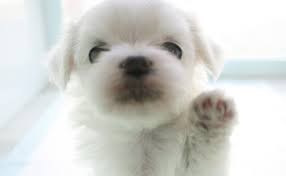
#> input picture openCV_02/dog.jpg, 286 x 176 px
$ python 3_ImageCopy.py
#> lines starting #> are read from the running program, lines starting #| are printed output that depends on the picture
import cv2

# img1 = cv2.imread('dog.jpg')
# img2 = img1
# img3 = img1.copy()

img1 = cv2.imread('dog.jpg')
#> img1 is the input picture: shape (176, 286, 3); mean B, G, R 204.5, 208.5, 207.6
img2 = img1[14:300, 67:450]
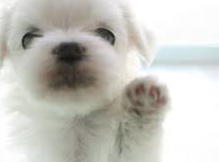
#> img2: shape (162, 219, 3); mean B, G, R 189.5, 196.1, 196.9
img3 = img1[14:300, 67:450].copy()

img2.fill(0)
#> img2: shape (162, 219, 3); every value is 0

# 67,14,204,104
#  x  y   w  h


cv2.imshow('img1', img1)
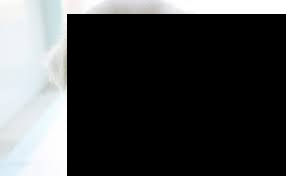
#> window 'img1': shape (176, 286, 3); mean B, G, R 70.9, 70.3, 68.8
cv2.imshow('img2', img2)
cv2.imshow('img3', img3)
cv2.waitKey()
cv2.destroyAllWindows()

$ run again, with openCV_02/airplane.bmp saved as openCV_02/dog.jpg
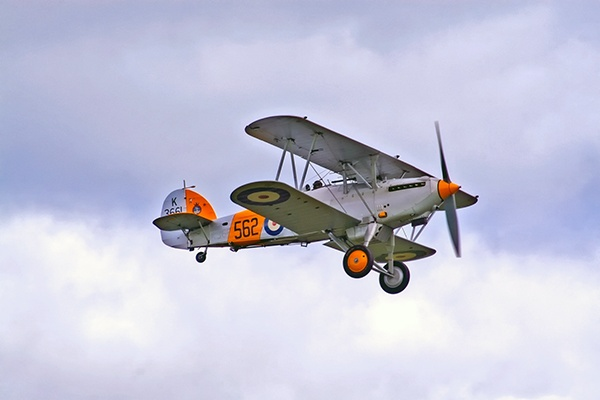
#> input picture openCV_02/airplane.bmp, 600 x 400 px
#> img1 is the input picture: shape (400, 600, 3); mean B, G, R 217.1, 197.6, 196.9
#> `img2 = img1[14:300, 67:450]`:
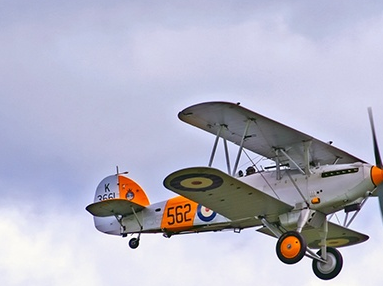
#> img2: shape (286, 383, 3); mean B, G, R 197.4, 180.1, 180.7
#> `cv2.imshow('img1', img1)`:
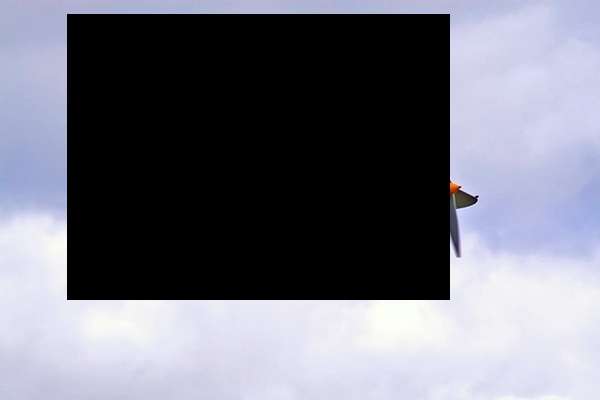
#> window 'img1': shape (400, 600, 3); mean B, G, R 127, 115.4, 114.4

$ run again, with openCV_02/cat.bmp saved as openCV_02/dog.jpg
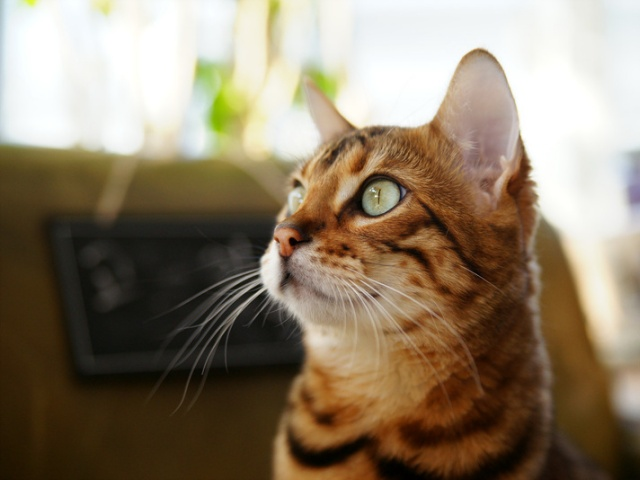
#> input picture openCV_02/cat.bmp, 640 x 480 px
#> img1 is the input picture: shape (480, 640, 3); mean B, G, R 104.5, 125.7, 140.8
#> `img2 = img1[14:300, 67:450]`:
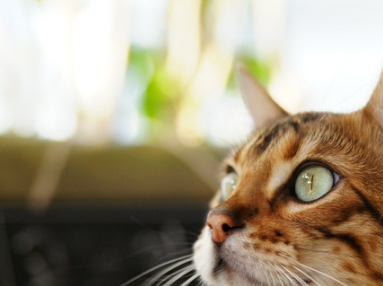
#> img2: shape (286, 383, 3); mean B, G, R 132.7, 155, 166.1
#> `cv2.imshow('img1', img1)`:
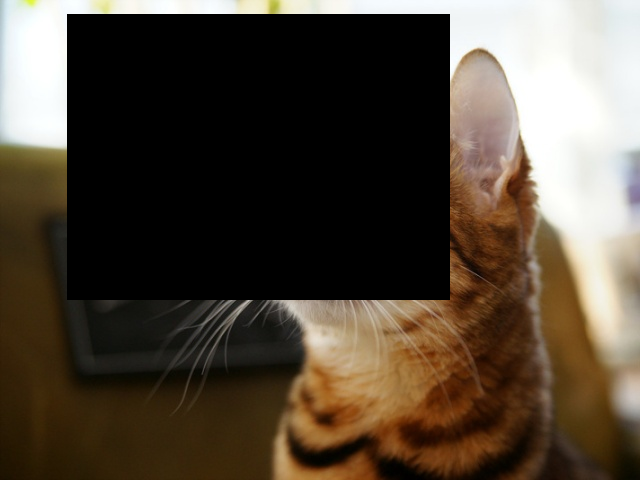
#> window 'img1': shape (480, 640, 3); mean B, G, R 57.2, 70.4, 81.5
